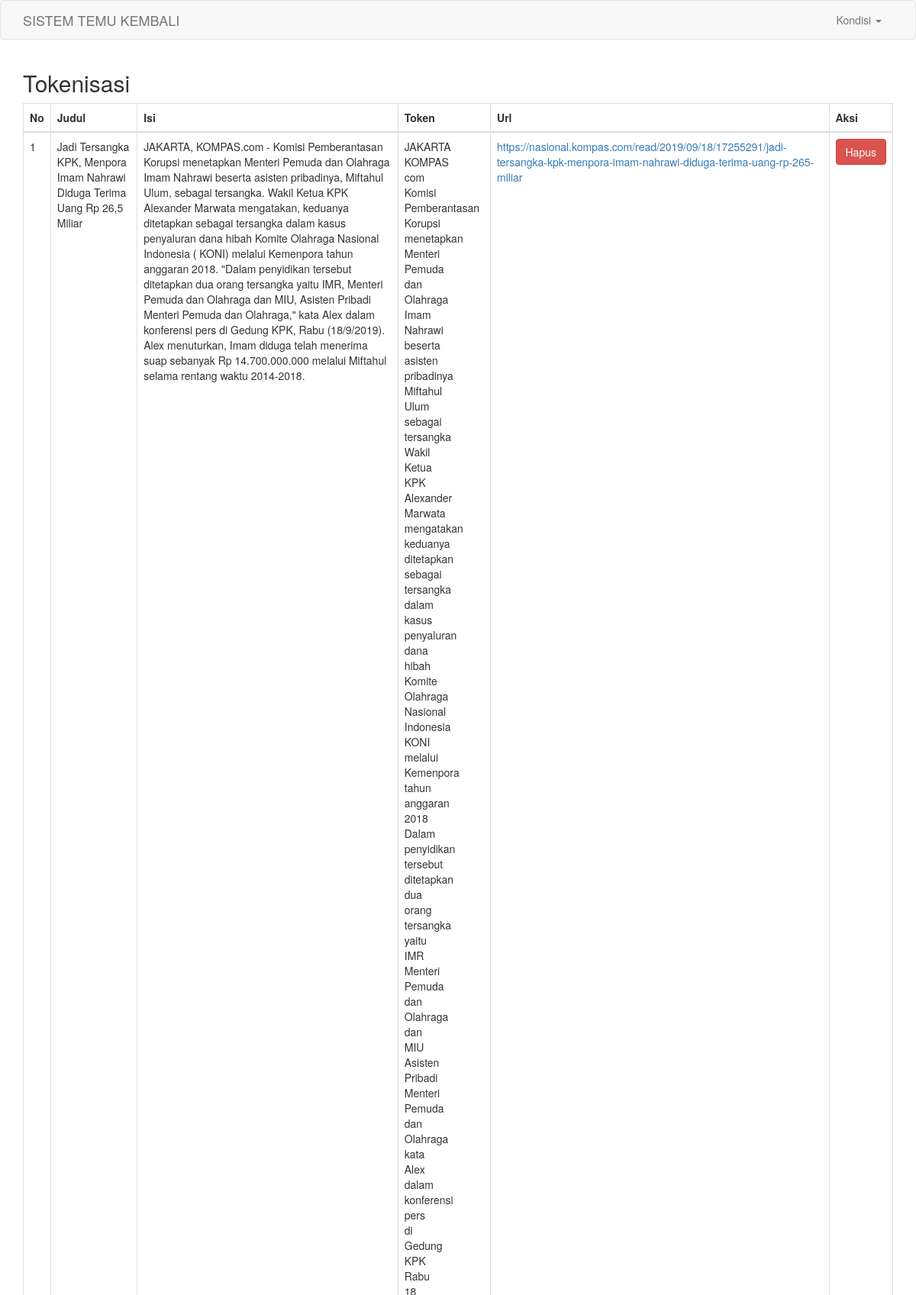
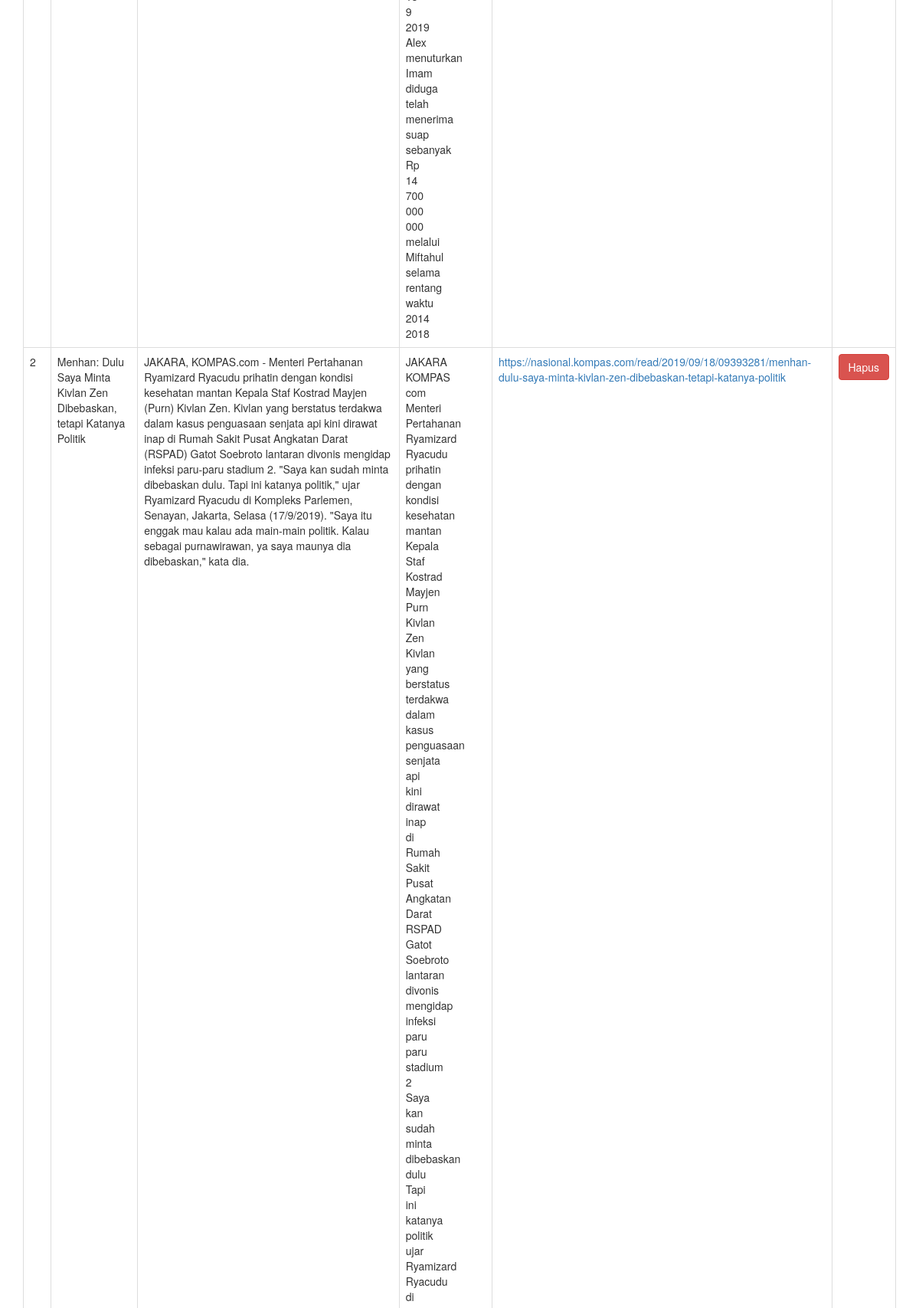
The app's page /tokenisasi.php (upper part) with its own data (2 pictures, top to bottom).
### tables this page shows
CREATE TABLE `artikel` (
  `id` int(11) NOT NULL,
  `judul` varchar(100) NOT NULL,
  `isi` text NOT NULL,
  `url` varchar(250) NOT NULL
);

### tokenisasi.php (the view, shortened to what this page needs)
<?php
include 'koneksi.php';
include 'header.php';
?>
<!DOCTYPE html>
<html>
<head>
</head>
<body>
<section class="container">
<h2>Tokenisasi</h2>
<table class="table table-bordered">
	<thead>
		<tr>
			<th>No</th>
			<th>Judul</th>
			<th>Isi</th>
            <th>Token</th>
			<th>Url</th>
			<th>Aksi</th>
		</tr>
	</thead>
	<tbody>
	        <?php $nomor=1; ?>
			<?php $ambil=$koneksi->query("SELECT * from artikel"); ?>
			<?php while ($pecah = $ambil->fetch_assoc()){ ?>
		<tr>
			<td><?php echo $nomor; ?></td>
			<td><?php echo $pecah['judul']; ?></td>
			<td><?php echo $pecah['isi']; ?></td>
            <?php  $tanda = preg_replace('/[^a-z\d]+/i', ' ',$pecah['isi']); ?>
            <?php $token = strtok($tanda, " "); ?>
            <td><?php while($token !== false){
                echo "$token<br>";
                $token = strtok(" ");
                } ?>
            </td>
			<td>
				<a href="">
				<?php echo $pecah['url']; ?>
				</a>
			</td>
			<td>
				<a href="tabel.php?halaman=hapus&id=<?php echo $pecah['id']; ?>" class="btn btn-danger"> Hapus</a>
			</td>
		</tr>
		<?php $nomor++; ?>
		<?php } ?>
	</tbody>
</table>
</section>
</body>
</html>

### records on screen
artikel: judul "Jadi Tersangka KPK, Menpora Imam Nahrawi Diduga Terima Uang Rp 26,5 Miliar", isi "JAKARTA, KOMPAS.com - Komisi Pemberantasan Korupsi menetapkan Menteri Pemuda dan Olahraga Imam Nahrawi beserta asisten pribadinya, Miftahul Ulum, sebagai tersangka. Wakil Ketua KPK Alexander Marwata mengatakan, keduanya ditetapkan sebagai tersangka dalam kasus penyaluran dana hibah Komite Olahraga Nasional Indonesia ( KONI) melalui Kemenpora tahun anggaran 2018. \"Dalam penyidikan tersebut ditetapkan dua orang tersangka yaitu IMR, Menteri Pemuda dan Olahraga dan MIU, Asisten Pribadi Menteri Pemuda dan Olahraga,\" kata Alex dalam konferensi pers di Gedung KPK, Rabu (18/9/2019). Alex menuturkan, Imam diduga telah menerima suap sebanyak Rp 14.700.000.000 melalui Miftahul selama rentang waktu…", isi "JAKARTA", token "KOMPAS", token "com", token "Komisi", token "Pemberantasan", token "Korupsi", token "menetapkan", token "Menteri", token "Pemuda", token "dan", token "Olahraga", token "Imam", token "Nahrawi", token "beserta", token "asisten", token "pribadinya", token "Miftahul", token "Ulum", token "sebagai", token "tersangka", token "Wakil", token "Ketua", token "KPK", token "Alexander", token "Marwata", token "mengatakan", token "keduanya", token "ditetapkan", token "dalam", token "kasus", token "penyaluran", token "dana", token "hibah", token "Komite", token "Nasional", token "Indonesia", token "KONI", token "melalui", token "Kemenpora", token "tahun", token "anggaran", token "2018", token "Dalam", token "penyidikan", token "tersebut", token "dua", token "orang", token "yaitu", token "IMR", token "MIU", token "Asisten", token "Pribadi", token "kata", token "Alex", token "konferensi", token "pers", token "di", token "Gedung", token "Rabu", token "18", token "9", token "2019", token "menuturkan", token "diduga", token "telah", token "menerima", token "suap", token "sebanyak", token "Rp", token "14", token "700", token "000", token "selama", token "rentang", token "waktu", token "2014", url "https://nasional.kompas.com/read/2019/09/18/17255291/jadi-tersangka-kpk-menpora-imam-nahrawi-diduga-terima-uang-rp-265-miliar"
artikel: judul "Menhan: Dulu Saya Minta Kivlan Zen Dibebaskan, tetapi Katanya Politik", isi "JAKARA, KOMPAS.com - Menteri Pertahanan Ryamizard Ryacudu prihatin dengan kondisi kesehatan mantan Kepala Staf Kostrad Mayjen (Purn) Kivlan Zen. Kivlan yang berstatus terdakwa dalam kasus penguasaan senjata api kini dirawat inap di Rumah Sakit Pusat Angkatan Darat (RSPAD) Gatot Soebroto lantaran divonis mengidap infeksi paru-paru stadium 2. \"Saya kan sudah minta dibebaskan dulu. Tapi ini katanya politik,\" ujar Ryamizard Ryacudu di Kompleks Parlemen, Senayan, Jakarta, Selasa (17/9/2019). \"Saya itu enggak mau kalau ada main-main politik. Kalau sebagai purnawirawan, ya saya maunya dia dibebaskan,\" kata dia.", isi "JAKARA", token "KOMPAS", token "com", token "Menteri", token "Pertahanan", token "Ryamizard", token "Ryacudu", token "prihatin", token "dengan", token "kondisi", token "kesehatan", token "mantan", token "Kepala", token "Staf", token "Kostrad", token "Mayjen", token "Purn", token "Kivlan", token "Zen", token "yang", token "berstatus", token "terdakwa", token "dalam", token "kasus", token "penguasaan", token "senjata", token "api", token "kini", token "dirawat", token "inap", token "di", token "Rumah", token "Sakit", token "Pusat", token "Angkatan", token "Darat", token "RSPAD", token "Gatot", token "Soebroto", token "lantaran", token "divonis", token "mengidap", token "infeksi", token "paru", token "stadium", token "2", token "Saya", token "kan", token "sudah", token "minta", token "dibebaskan", token "dulu", token "Tapi", token "ini", token "katanya", token "politik", token "ujar", url "https://nasional.kompas.com/read/2019/09/18/09393281/menhan-dulu-saya-minta-kivlan-zen-dibebaskan-tetapi-katanya-politik"
